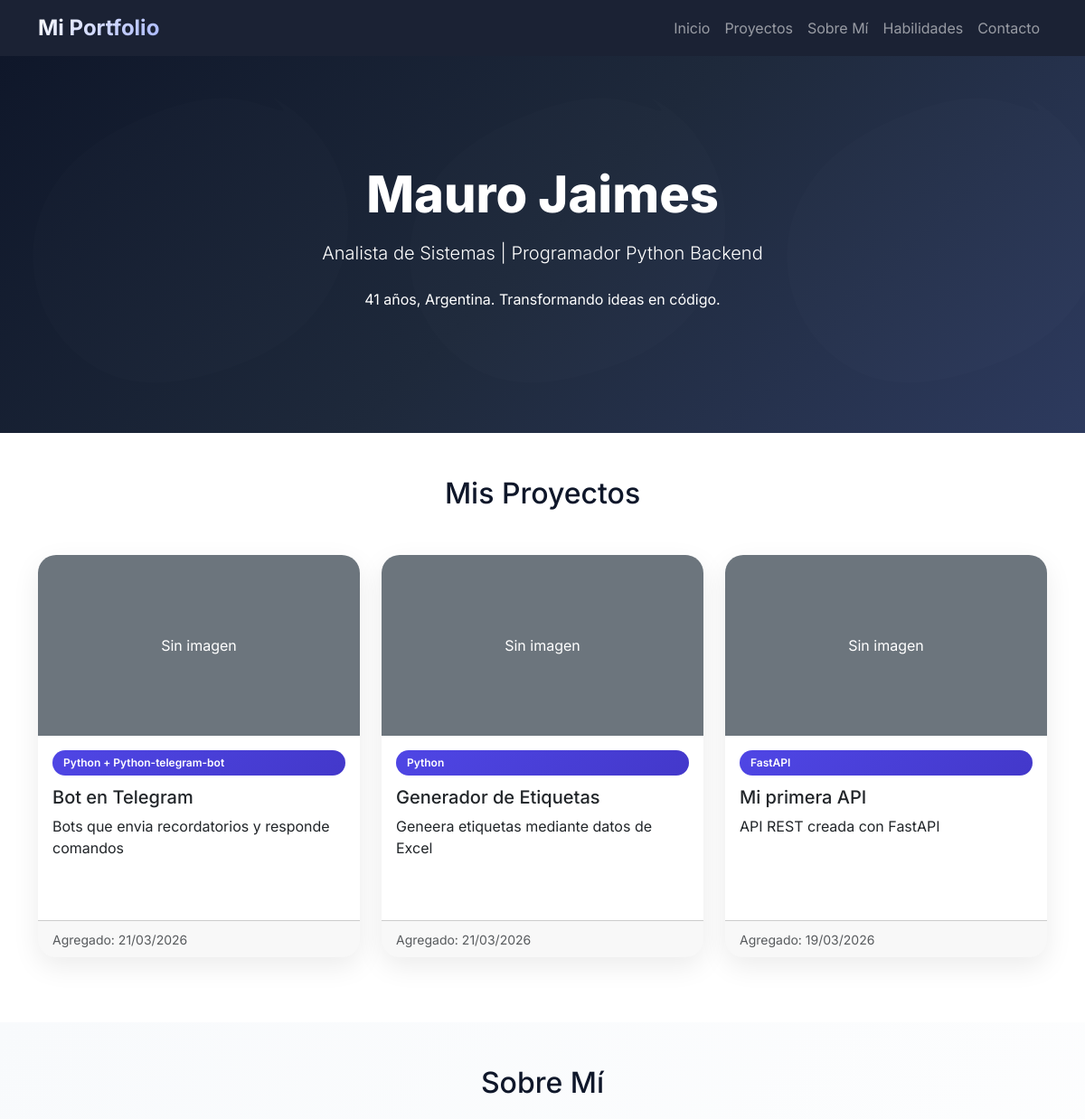
Before: / (upper part) with the older database file.
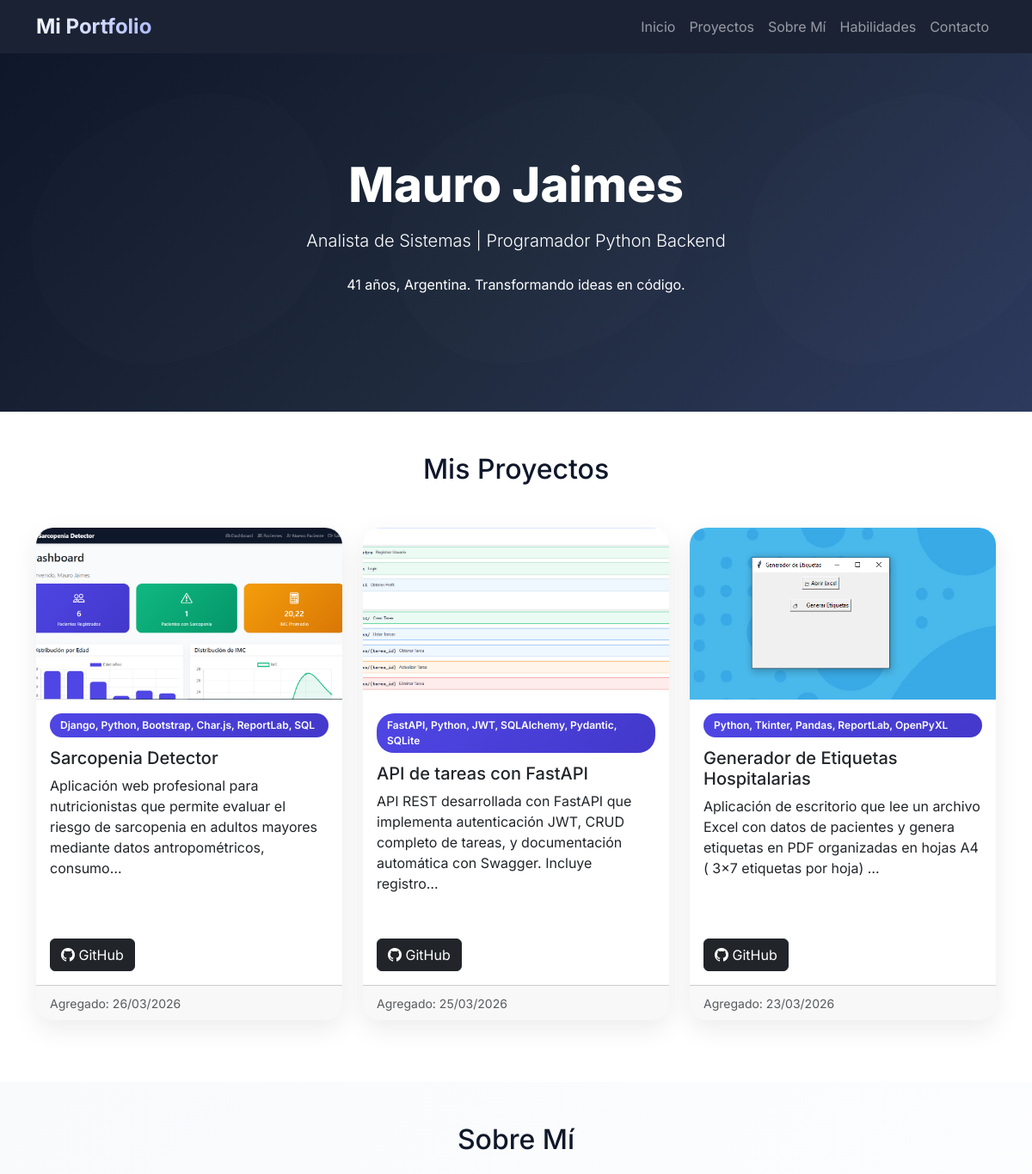
After: the same page with the newer database file.
### portfolio/models.py (models this page shows, shortened)
class Proyecto(models.Model):
    titulo = models.CharField(max_length=100)
    descripcion = models.TextField()
    tecnologia = models.CharField(max_length=50)
    imagen = models.ImageField(upload_to='proyectos/', blank=True, null=True)
    url_github = models.URLField(blank=True)
    url_demo = models.URLField(blank=True)
    fecha_creacion = models.DateTimeField(auto_now_add=True)
    class Meta:
        ordering = ['-fecha_creacion']

### portfolio/views.py (the view)
# urls.py: path('', views.index, name='index'),
def index(request):
    proyectos = Proyecto.objects.all()
    return render(request, 'portfolio/index.html', {'proyectos': proyectos})

### portfolio/templates/portfolio/index.html (shortened to what this page needs)
<!DOCTYPE html>
<html lang="es">
<head>
    <link href="https://cdn.jsdelivr.net/npm/bootstrap@5.3.0/dist/css/bootstrap.min.css" rel="stylesheet">
    <link rel="stylesheet" href="https://cdn.jsdelivr.net/npm/bootstrap-icons@1.11.3/font/bootstrap-icons.min.css">
</head>
<body>
    <nav class="navbar navbar-expand-lg navbar-dark bg-dark sticky-top">
        <div class="container">
            <a class="navbar-brand" href="#">Mi Portfolio</a>
            <div class="collapse navbar-collapse" id="navbarNav">
                <ul class="navbar-nav ms-auto">
                    <li class="nav-item">
                        <a class="nav-link" href="#inicio">Inicio</a>
                    </li>
                    <li class="nav-item">
                        <a class="nav-link" href="#proyectos">Proyectos</a>
                    </li>
                    <li class="nav-item">
                        <a class="nav-link" href="#sobre-mi">Sobre Mí</a>
                    </li>
                    <li class="nav-item">
                        <a class="nav-link" href="#habilidades">Habilidades</a>
                    </li>
                    <li class="nav-item">
                        <a class="nav-link" href="#contacto">Contacto</a>
                    </li>
                </ul>
            </div>
        </div>
    </nav>
    <section id="inicio" class="hero text-center">
        <div class="container">
            <h1 class="display-4">Mauro Jaimes</h1>
            <p class="lead">Analista de Sistemas | Programador Python Backend</p>
            <p class="mt-4">41 años, Argentina. Transformando ideas en código.</p>
        </div>
    </section>
    <section id="proyectos" class="py-5">
        <div class="container">
            <h2 class="text-center mb-5">Mis Proyectos</h2>
            <div class="row">
                {% for proyecto in proyectos %}
                <div class="col-md-4 mb-4">
                    <div class="card proyecto-card h-100">
                        {% if proyecto.imagen %}
                        <img src="{{ proyecto.imagen.url }}" class="card-img-top" alt="{{ proyecto.titulo }}">
                        {% else %}
                        <div class="card-img-top bg-secondary d-flex align-items-center justify-content-center text-white">
                            <span>Sin imagen</span>
                        </div>
                        {% endif %}
                        <div class="card-body d-flex flex-column">
                            <span class="tecnologia-badge">{{ proyecto.tecnologia }}</span>
                            <h5 class="card-title">{{ proyecto.titulo }}</h5>
                            <p class="card-text flex-grow-1">{{ proyecto.descripcion|truncatechars:150 }}</p>
                            <div class="mt-3 d-flex justify-content-between">
                                {% if proyecto.url_github %}
                                <a href="{{ proyecto.url_github }}" class="btn btn-dark" target="_blank">
                                    <i class="bi bi-github"></i> GitHub
                                </a>
                                {% endif %}
                            </div>
                        </div>
                        <div class="card-footer text-muted">
                            <small>Agregado: {{ proyecto.fecha_creacion|date:"d/m/Y" }}</small>
                        </div>
                    </div>
                </div>
                {% endfor %}
            </div>
        </div>
    </section>
    <section id="sobre-mi" class="py-5 bg-light">
        <div class="container">
            <div class="row">
                <div class="col-lg-8 mx-auto">
                    <h2 class="text-center mb-4">Sobre Mí</h2>
                </div>
            </div>
        </div>
    </section>
</body>
</html>

### portfolio/templates/portfolio/index.html (style rules this page uses)
:root { --primary: #4f46e5; --primary-dark: #4338ca; --secondary: #0f172a; --gray: #64748b; --light: #f8fafc; --dark: #0f172a; }
* { margin: 0; padding: 0; box-sizing: border-box; }
body { font-family: 'Inter', -apple-system, BlinkMacSystemFont, 'Segoe UI', Roboto, Oxygen, sans-serif; color: var(--dark); background: white; }
.navbar { backdrop-filter: blur(10px); background: rgba(15, 23, 42, 0.95) !important; transition: all 0.3s; }
.navbar-brand { font-weight: 700; font-size: 1.5rem; background: linear-gradient(135deg, #fff 0%, #a5b4fc 100%); -webkit-background-clip: text; -webkit-text-fill-color: transparent; background-clip: text; }
.hero { background: linear-gradient(135deg, #0f172a 0%, #1e293b 50%, #2d3a5e 100%); color: white; padding: 120px 0; position: relative; overflow: hidden; }
.hero::before { content: ''; position: absolute; top: 0; left: 0; right: 0; bottom: 0; opacity: 0.3; }
.hero h1 { font-size: 3.5rem; font-weight: 800; margin-bottom: 1rem; animation: fadeInUp 0.8s ease; }
.hero .lead { font-size: 1.25rem; opacity: 0.9; animation: fadeInUp 0.8s ease 0.2s both; }
.proyecto-card { border: none; border-radius: 20px; transition: all 0.3s; margin-bottom: 20px; overflow: hidden; box-shadow: 0 10px 30px rgba(0,0,0,0.08); }
.card-img-top { height: 200px; object-fit: cover; transition: transform 0.3s; }
.tecnologia-badge { background: linear-gradient(135deg, var(--primary), var(--primary-dark)); color: white; padding: 5px 12px; border-radius: 20px; font-size: 0.75rem; font-weight: 600; display: inline-block; margin-bottom: 12px; }
#sobre-mi { background: linear-gradient(135deg, var(--light) 0%, #ffffff 100%); }
a.btn, button.btn { cursor: pointer; display: inline-block; }

Changed rows visible on the page:
removed Proyecto: imagen "Sin imagen", tecnologia "Python + Python-telegram-bot", titulo "Bot en Telegram", descripcion "Bots que envia recordatorios y responde comandos", fecha_creacion "21/03/2026"
removed Proyecto: imagen "Sin imagen", tecnologia "Python", titulo "Generador de Etiquetas", descripcion "Geneera etiquetas mediante datos de Excel", fecha_creacion "21/03/2026"
removed Proyecto: imagen "Sin imagen", tecnologia "FastAPI", titulo "Mi primera API", descripcion "API REST creada con FastAPI", fecha_creacion "19/03/2026"
added Proyecto: imagen (picture), tecnologia "Django, Python, Bootstrap, Char.js, ReportLab, SQL", titulo "Sarcopenia Detector", descripcion "Aplicación web profesional para nutricionistas que permite evaluar el riesgo de sarcopenia en adultos mayores mediante datos antropométricos, consumo…", fecha_creacion "26/03/2026"
added Proyecto: imagen (picture), tecnologia "FastAPI, Python, JWT, SQLAlchemy, Pydantic, SQLite", titulo "API de tareas con FastAPI", descripcion "API REST desarrollada con FastAPI que implementa autenticación JWT, CRUD completo de tareas, y documentación automática con Swagger. Incluye registro…", fecha_creacion "25/03/2026"
added Proyecto: imagen (picture), tecnologia "Python, Tkinter, Pandas, ReportLab, OpenPyXL", titulo "Generador de Etiquetas Hospitalarias", descripcion "Aplicación de escritorio que lee un archivo Excel con datos de pacientes y genera etiquetas en PDF organizadas en hojas A4 ( 3x7 etiquetas por hoja) …", fecha_creacion "23/03/2026"
